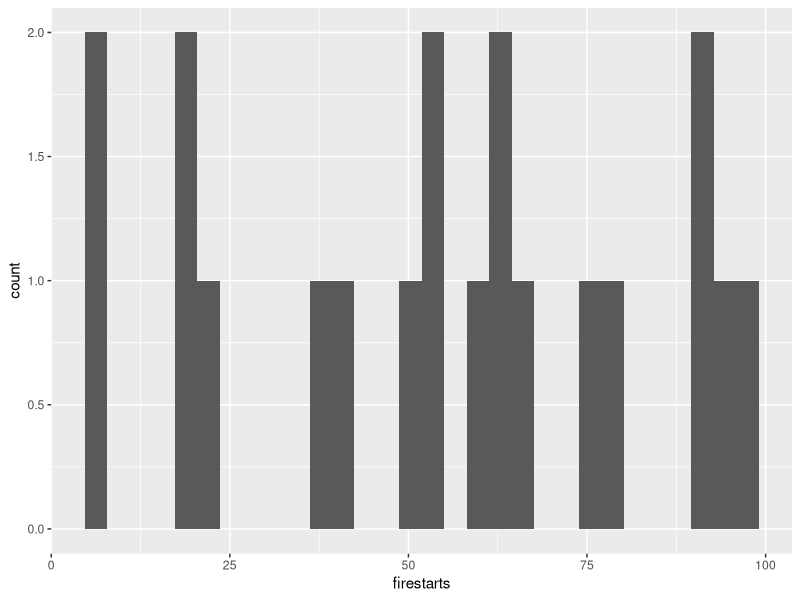
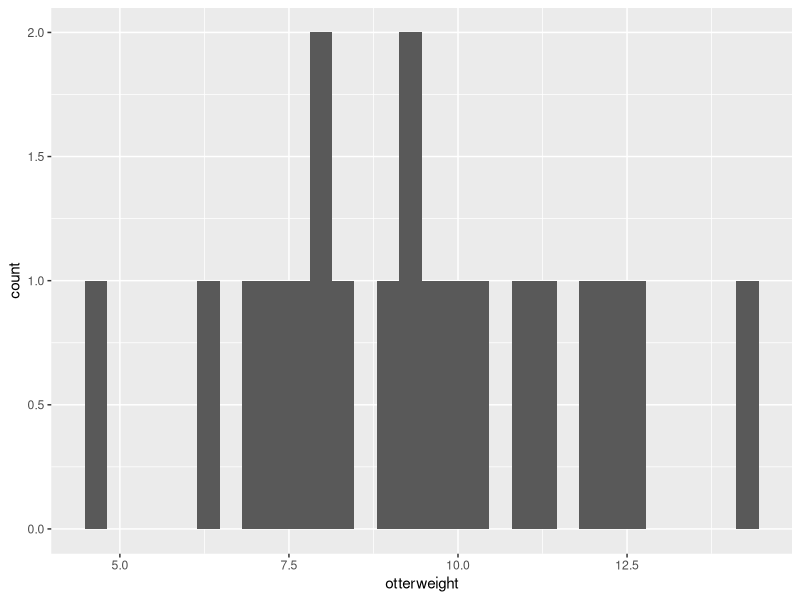
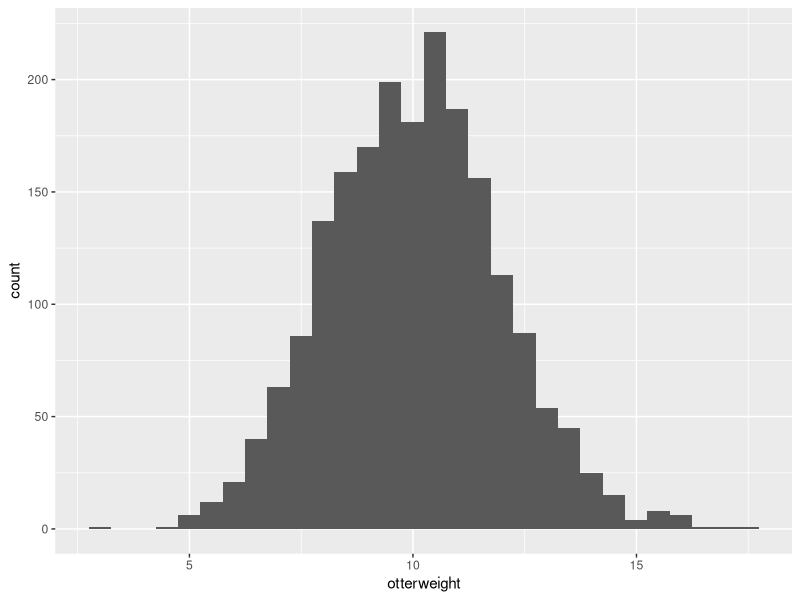
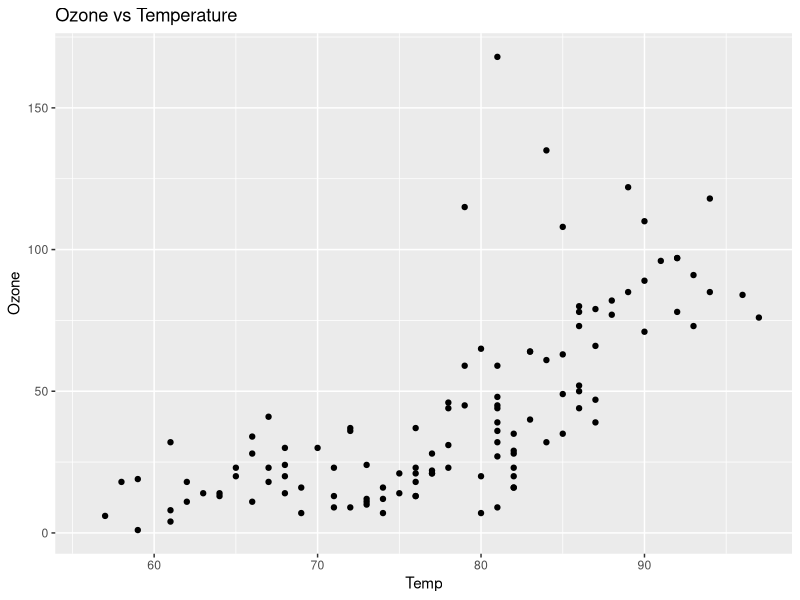
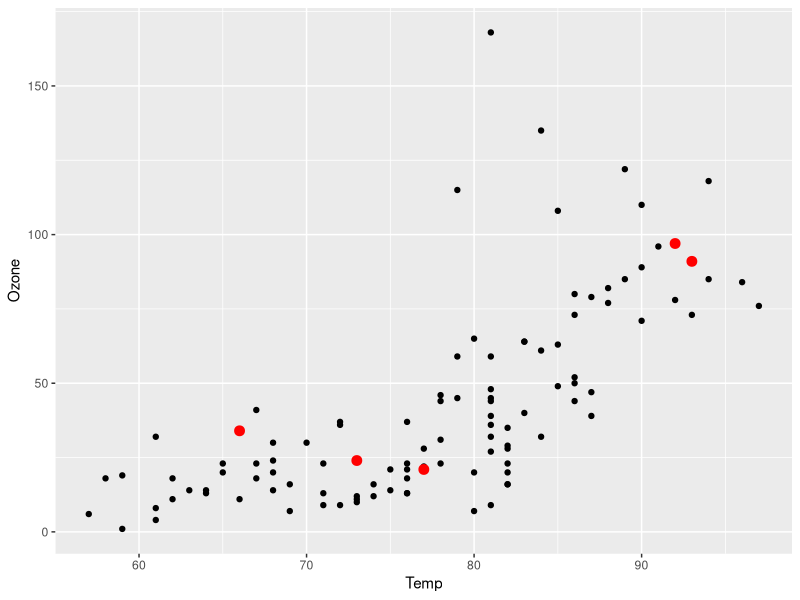
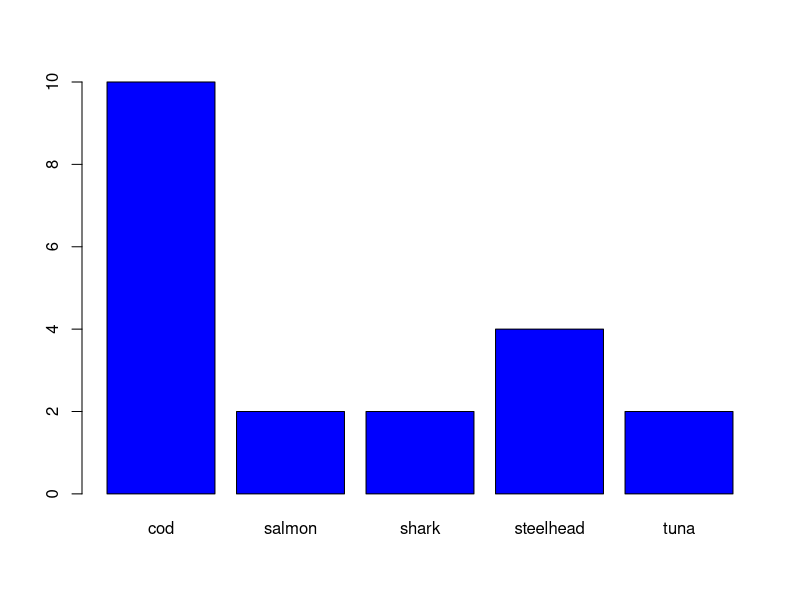
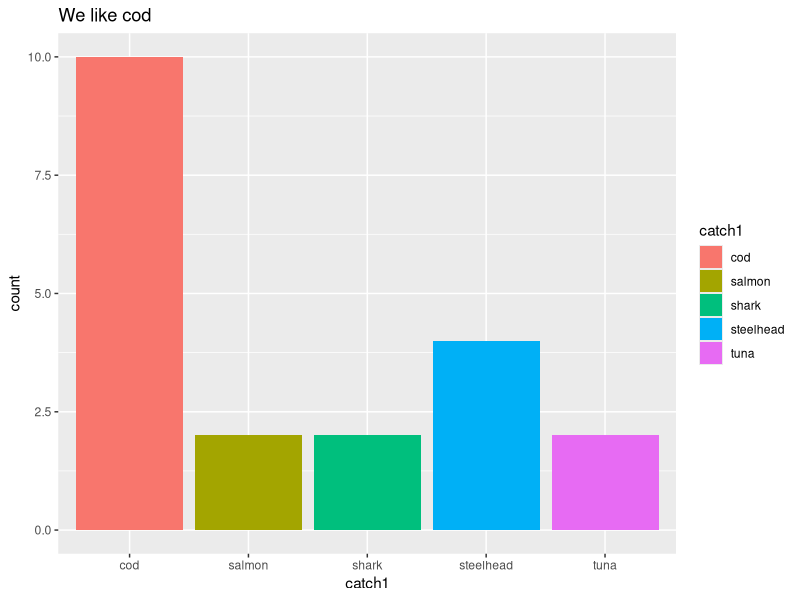
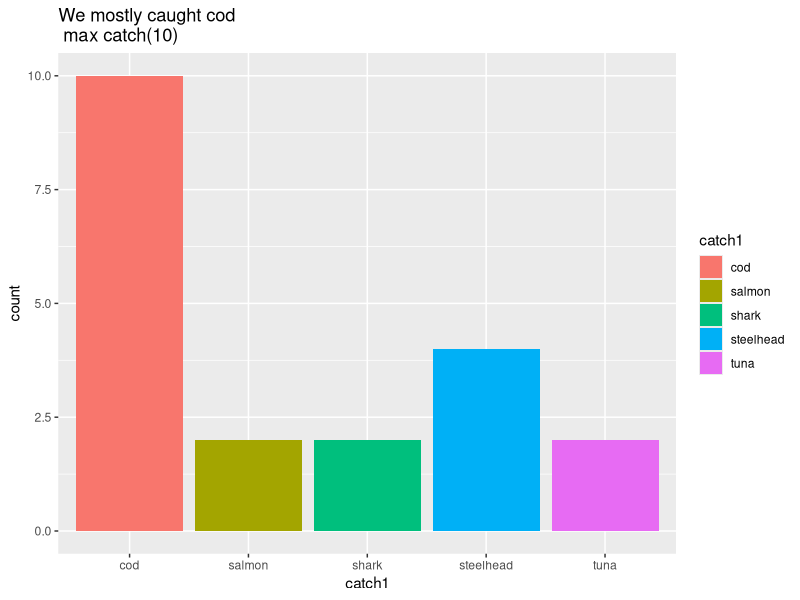

Here is the R script that generated these plots, in order:
## ---- chunk 1
knitr::opts_chunk$set(echo =TRUE)
knitr::opts_chunk$set(error=TRUE)

library(tidyverse)

## ---- chunk 2
# want to randomly start 20  fires in a fire model, locations numbered from 1 to 100
firestarts = runif(20, min=0, max=100)
ggplot(data.frame(firestarts=firestarts), aes(firestarts))+geom_histogram()


# want to mimic a population of 20 otters with a mean weight of 10 kg and a standard deviation of 2 kg
otterweight = rnorm(20, mean=10, sd=2)
ggplot(data.frame(otterweight), aes(otterweight))+geom_histogram()

# notice how the more you sample the more it looks normal
otterweight = rnorm(2000, mean=10, sd=2)
ggplot(data.frame(otterweight), aes(otterweight))+geom_histogram()


# sample allows you to pick from a vector of values, lets say we want to randomly pick years from a sequence of years from 2000 to 2025
# two options - we allow a year to be picked more than once
pick = sample(seq(2000,2025), size=2, replace=T)
pick
# no repeat years
pick = sample(seq(2000,2025), size=20, replace=F)
pick

## ---- chunk 3

data()

# Lets look at New York Air Quality Measurement
# load into your R environment
data(airquality)
# learn about dataset
help(airquality)
# a good way to see structure of data
str(airquality)
attributes(airquality)

# does Ozone correlate with air temperature
ggplot(airquality, aes(x=Temp, y=Ozone))+geom_point()+ggtitle("Ozone vs Temperature")

# lets say we are testing a new product and we want a sample of 5 ozone measurement that conforms to the distribution in this dataset
ozone_sample = sample(airquality$Ozone, size=5, replace=F)
ozone_sample
# this works but we have some NA values - maybe subset
airquality_clean = na.omit(airquality)

# Issue 2 - we can't link that Ozone with other measurements in the dataset - we need to sample the row number instead of ozone
ozone_sample = sample(1:nrow(airquality_clean), size=5, replace=F)
ozone_sample
airquality_clean[ozone_sample,]
# plot our sample days

ggplot(airquality_clean, aes(x=Temp, y=Ozone))+geom_point()+
  geom_point(data=data.frame(Temp=airquality_clean$Temp[ozone_sample], Ozone=airquality_clean$Ozone[ozone_sample]), color="red", size=3)

## ---- chunk 4
a = c(1.3, 1, 4, 1.3, 22)
# compute the mean
mean(a)
## ---- chunk 5
a = as.factor(a)
# compute the mean
mean(a)

#why? lets look
a




## ---- chunk 6

# create vector of possible fish 
possible.fish = c("salmon","steelhead","shark","tuna","cod")

# we can use sample to simulate a random recording of catch by fisherman, lets say we pick 20 fish from the net

catch1 = base::sample(possible.fish, size=20, replace=T)
# because possible.fish was a factor catch1 will be a factor
catch1

summary(catch1)
# if we want summary to be more useful - make this a factor
catch1 = as.factor(catch1)


# to quickly get frequencies of different fish and to plot 
summary(catch1)
plot(catch1, col="blue")


# we can also use summary to explore and return information about the distribution
# mean frequency of a particular type of fish
mean(summary(catch1))

# maximum frequency
max(summary(catch1))

# which fish was most frequently caught
which.max(summary(catch1))

#to get just the name 
names(which.max(summary(catch1)))

## ---- chunk 7

a = as.factor(c(1.3, 1, 4, 1.3, 22))
#sum(a)

# try to make a numeric version from the factor
b = as.numeric(a)
sum(b)
b

# better
b = as.character(a)
b = as.numeric(b)
b
sum(b)
## ---- chunk 8
examplestring = "River Otters"
nchar(examplestring)
## ---- chunk 9
sprintf("We found %d %s %3.1f miles from shore", 4,"Otters", 18.95632342)
## ---- chunk 10
# use results for creating text
# sprintf creates a string %s mean use what ever is after the , to fill in a string
plottitle=sprintf("We like %s", names(which.max(summary(catch1))))

ggplot(data.frame(catch1=catch1), aes(catch1, fill=catch1))+geom_histogram(stat="count")+labs(title=plottitle)

# you can also add numbers to the string
plottitle=sprintf("We mostly caught %s \n max catch(%d)", names(which.max(summary(catch1))), max(summary(catch1)))
ggplot(data.frame(catch1=catch1), aes(catch1, fill=catch1))+geom_histogram(stat="count")+labs(title=plottitle)

## ---- chunk 11

title = sprintf("Mean Ozone in dataset: %4.1f \n Mean Ozone in sample: %4.1f", mean(airquality$Ozone, na.rm=T), mean(airquality_clean$Ozone[ozone_sample], na.rm=T))
title

ggplot(airquality_clean, aes(x=Temp, y=Ozone))+geom_point()+
  geom_point(data=data.frame(Temp=airquality_clean$Temp[ozone_sample], Ozone=airquality_clean$Ozone[ozone_sample]), color="red", size=3) +ggtitle(title)
